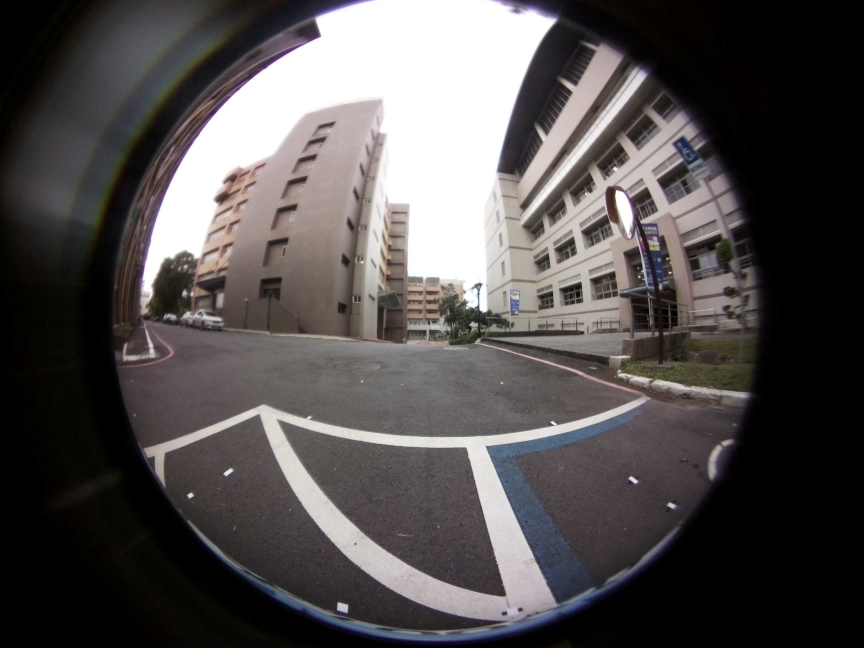
#> input picture belajar-python/Study_ Opencv/image_processing/behind_lab.jpg, 2592 x 1944 px (shown at 1/3 size)
$ python 'belajar_opencv1(mengubahUK-poto).py'
#> lines starting #> are read from the running program, lines starting #| are printed output that depends on the picture
import cv2
import numpy as np
import matplotlib.pyplot as plt

# Load the image
image = cv2.imread('behind_lab.jpg')
#> image is the input picture: shape (1944, 2592, 3); mean B, G, R 79.1, 79.3, 83

# Convert BGR image to RGB
image_rgb = cv2.cvtColor(image, cv2.COLOR_BGR2RGB)

# Increase the size by 3 times
scale_factor_1 = 3.0
# Decrease the size by 3 times
scale_factor_2 = 1/3.0

# Get the original image dimensions
height, width = image_rgb.shape[:2]
#> height = 1944; width = 2592
# Calculate the new image dimensions
new_height = int(height * scale_factor_1)
#> new_height = 5832
new_width = int(width * scale_factor_1)
#> new_width = 7776

# Resize the image
zoomed_image = cv2.resize(src =image_rgb, dsize=(new_width, new_height), interpolation=cv2.INTER_CUBIC)

# Calculate the new image dimensions
new_height1 = int(height * scale_factor_2)
#> new_height1 = 648
new_width1 = int(width * scale_factor_2)
#> new_width1 = 864

# Scaled image
scaled_image = cv2.resize(src= image_rgb, dsize =(new_width1, new_height1), interpolation=cv2.INTER_AREA)
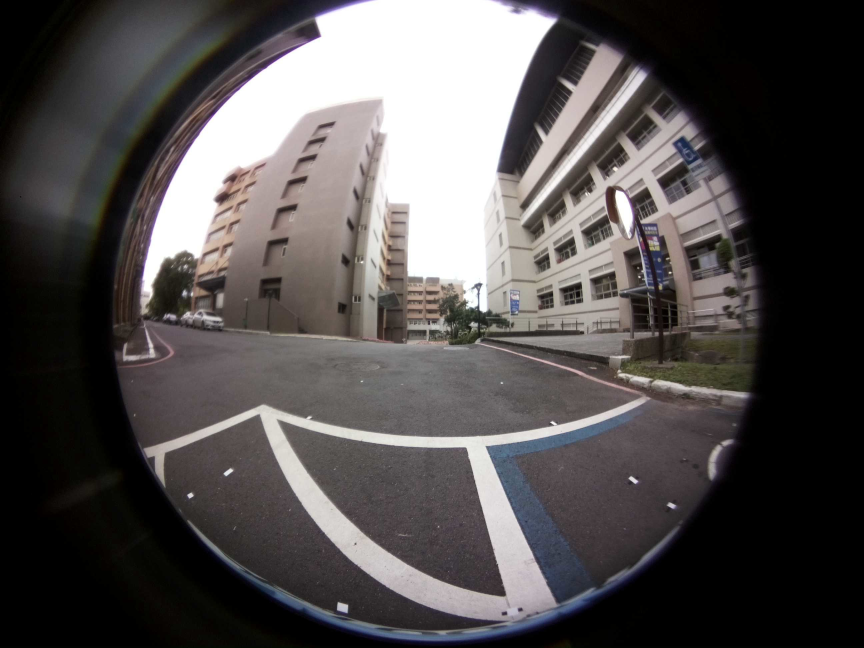
#> scaled_image: shape (648, 864, 3); mean R, G, B 83, 79.3, 79.1

# Create subplots
fig, axs = plt.subplots(1, 3, figsize=(10, 4))

# Plot the original image
axs[0].imshow(image_rgb)
axs[0].set_title('Original Image Shape:'+str(image_rgb.shape))

# Plot the Zoomed Image
axs[1].imshow(zoomed_image)
axs[1].set_title('Zoomed Image Shape:'+str(zoomed_image.shape))

# Plot the Scaled Image
axs[2].imshow(scaled_image)
axs[2].set_title('Scaled Image Shape:'+str(scaled_image.shape))

# Remove ticks from the subplots
for ax in axs:
    ax.set_xticks([])
    ax.set_yticks([])

# Display the subplots
plt.tight_layout()
plt.show()
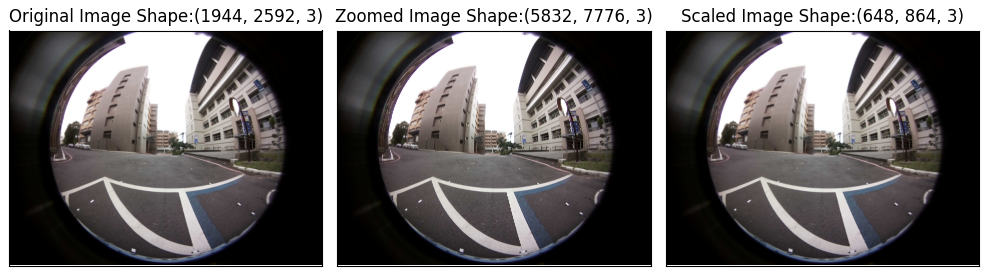
#> figure drawn by matplotlib, 3 panels

$ run again, with belajar-python/Study_ Opencv/image_processing/example.jpg copied over belajar-python/Study_ Opencv/image_processing/behind_lab.jpg
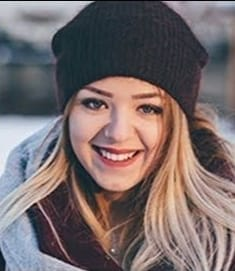
#> input picture belajar-python/Study_ Opencv/image_processing/example.jpg, 235 x 271 px
#> image is the input picture: shape (271, 235, 3); mean B, G, R 107.2, 106.9, 119.9
#> `scaled_image = cv2.resize(src= image_rgb, dsize =(new_width1, new_heig..`:
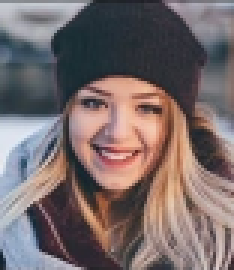
#> scaled_image: shape (90, 78, 3) (shown 3 times larger); mean R, G, B 119.9, 106.9, 107.2
#> `plt.show()`:
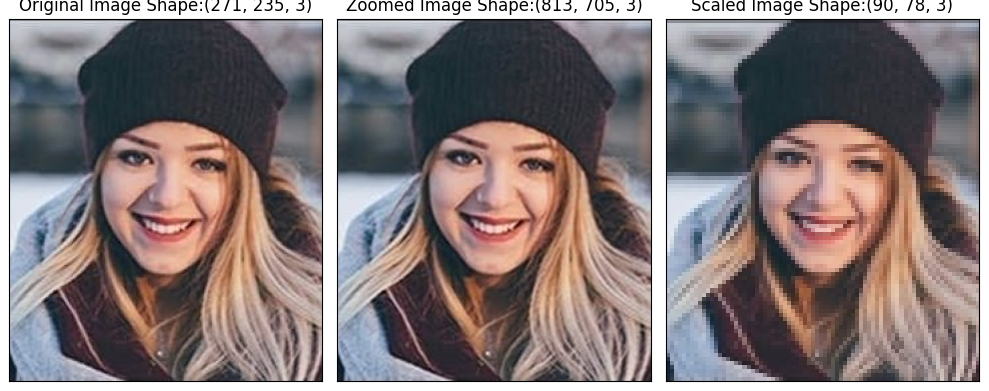
#> figure drawn by matplotlib, 3 panels
